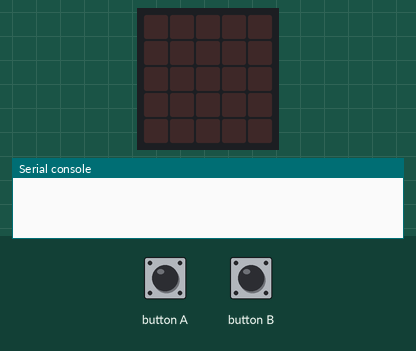
A program run on a simulated Calliope mini (MakeCode). On the bench: the board's 5×5 LED display, the last lines printed to the serial console. The test bench sets the inputs (shaded band). No radio messages arrive unless stated (any console line starting 'radio sent:' is added by the test bench).

Above: at 2.2 s.
2.3 s: button B pressed for 0.15 s
At 2.8 s:
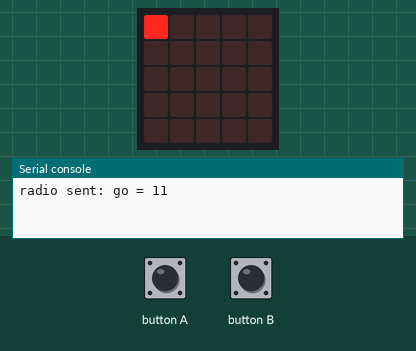
At 5.0 s:
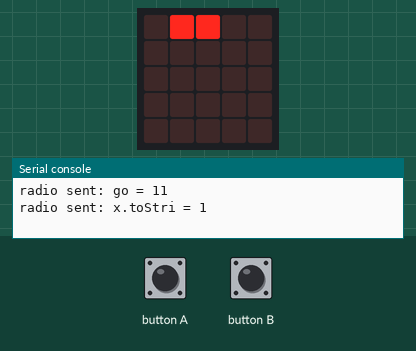
Timing chart, 0 to 6.5 s (numbered marks = the images above; inputs shaded):
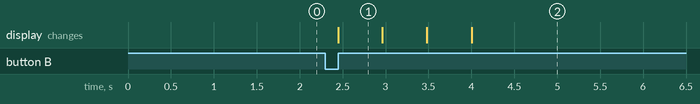

Measured:
- after the input at 2.3 s, the display: changes after 0.15 s (image 1)
- what the display in image 1 shows lasts 0.5 s, from 2.5 s to 3.0 s

The program:

main.ts
```typescript
input.onButtonEvent(Button.A, input.buttonEventValue(ButtonEvent.Click), function () {
    if (bar_x > 0) {
        Platzhalter += -1
    }
})
input.onButtonEvent(Button.B, input.buttonEventValue(ButtonEvent.Click), function () {
    if (status == 0) {
        radio.sendValue("go", 11)
        direction_y = -1
        direction_x = 1
        x = 3
        y = 3
        led.plot(0, 0)
        status = 1
    }
    if (bar_x < 3) {
        bar_x = 1
    }
})
let y = 0
let x = 0
let direction_x = 0
let direction_y = 0
let Platzhalter = 0
let bar_x = 0
let status = 0
status = 0
basic.pause(1000)
basic.forever(function () {
    if (status == 1) {
        basic.pause(500)
        y += direction_y
        x += direction_x
        if (x < 0 || x > 4) {
            direction_x = direction_x * -1
            x += direction_x
            x += direction_x
        }
        if (y > 3) {
            if (x + direction_x * -1 == bar_x || x + direction_x * -1 == bar_x + 1) {
                direction_y = direction_y * -1
                y += direction_y
                y += direction_y
            } else {
                status = 3
                radio.sendValue("lost", 137)
            }
        } else if (y == -1) {
            direction_x = direction_x * -1
            x += direction_x
            if (x < 0 || x > 4) {
                direction_x = direction_x * -1
                x += direction_x
                x += direction_x
            }
            x += -4
            x = x * -1
            radio.sendValue("x.toString()", direction_x)
        }
        for (let index = 0; index <= 4; index++) {
            for (let indey = 0; indey <= 4; indey++) {
                led.unplot(index, indey)
            }
        }
        led.plot(x, y)
        led.plot(bar_x, 0)
        led.plot(bar_x + 1, 0)
    } else if (status == 2) {
        basic.showLeds(`
            . . . . .
            . . . . .
            . . . . .
            . . . . .
            . . . . .
            `)
    } else if (status == 3) {
        basic.showLeds(`
            . . . . .
            . . . . .
            . . . . .
            . . . . .
            . . . . .
            `)
    }
})
```

test.ts
```typescript
// Hier kann man Tests durchführen; diese Datei wird nicht kompiliert, wenn dieses Paket als Erweiterung verwendet wird.
```
